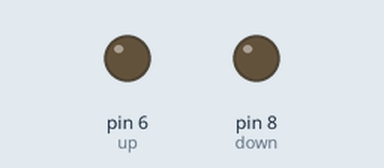
The sketch below on a simulated Arduino Uno, built with avr-gcc and run on an emulated ATmega328P. Shown: output pins drawn as LEDs (lit = HIGH).

Above: at 12.5 s.
At 23.52 s:
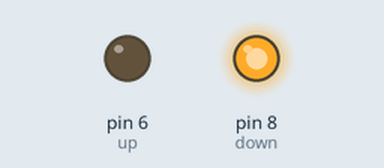
At 32.02 s:
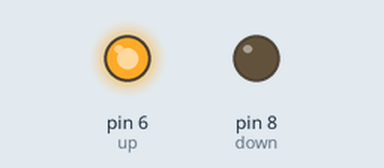
Timing chart, 0 to 32.3 s (numbered marks = the images above):
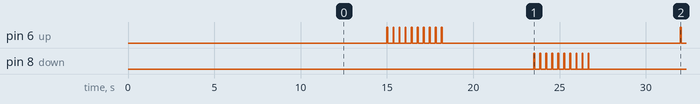

The sketch:

ThermostatTest.ino
```cpp
// adjust pins!
const int up = 6;
const int down = 8;

void setup() {
  pinMode(up, OUTPUT);
  pinMode(down, OUTPUT);
  delay(10000);
}

void goUpWards(int n) {
  for (int i=0; i<n; i++) {
    digitalWrite(up, HIGH);
    delay(50);
    digitalWrite(up, LOW);
    delay(300);
  }
}

void goDownWards(int n) {
  for (int i=0; i<n; i++) {
    digitalWrite(down, HIGH);
    delay(50);
    digitalWrite(down, LOW);
    delay(300);
  }
}

void loop() {
  delay(5000);
  goUpWards(10);
  delay(5000);
  goDownWards(10);
}
```

Measured:
- by itself, pin 6 (up), pin 8 (down): repeats every 17.0 s: 9 × (LOW 0.30 s, HIGH 0.05 s), LOW 13.8 s, HIGH 0.05 s
- by itself, everything shown: repeats every 17.0 s, in 40 steps
